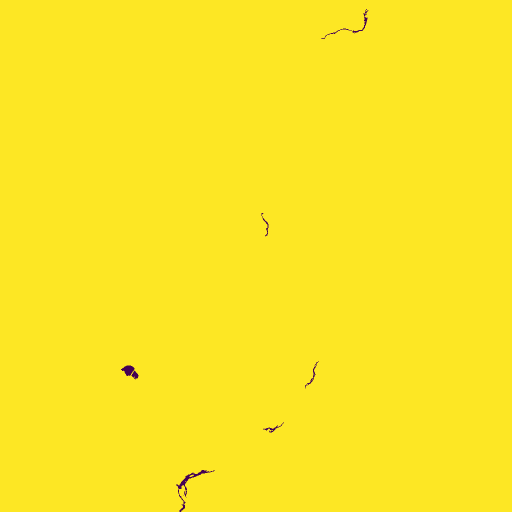
#> input picture NDWI/Cropped/LC08_L2SP_141045_20210516_20210525_02_T1_SR_nir_2048_3668.png, 1024 x 1024 px, found by its file name (shown at 1/2 size); its folder holds only this picture in this run
$ python manual_categorize.py
#> lines starting #> are read from the running program, lines starting #| are printed output that depends on the picture
import os
import cv2

cropped_images_path = "./Cropped"

csv_file = open("./Cropped_Images_Actual.csv", "w")

for image in os.listdir(cropped_images_path):
    if image.endswith(".png"):
        image_path = os.path.join(cropped_images_path, image)
        while(1):
            cv2.imshow("Image", cv2.resize(cv2.imread(image_path), (512, 512)))
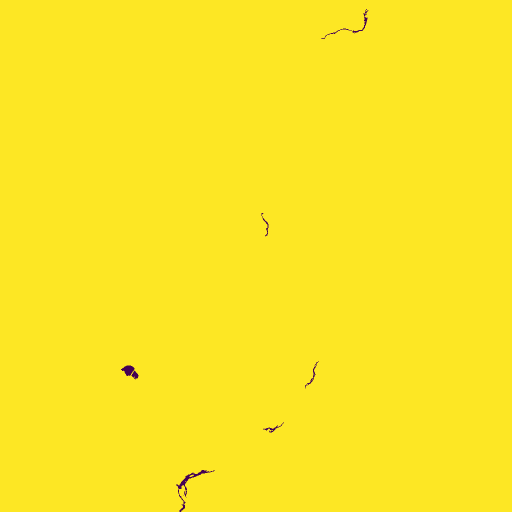
#> window 'Image': shape (512, 512, 3); mean B, G, R 36.1, 230.6, 252.7
            c = cv2.waitKey(0) % 256
#> (key Esc is pressed here)
            if c == ord('r'):
                csv_file.write(image + "," + "river" + "\n")
                cv2.destroyAllWindows()
                break
            elif c == ord('l'):
                csv_file.write(image + "," + "lake" + "\n")
                cv2.destroyAllWindows()
                break
            else:
                print("Invalid input")

csv_file.close()

$ run again, on NDWI/Cropped/LC08_L2SP_141045_20210516_20210525_02_T1_SR_swir1_5120_3144.png
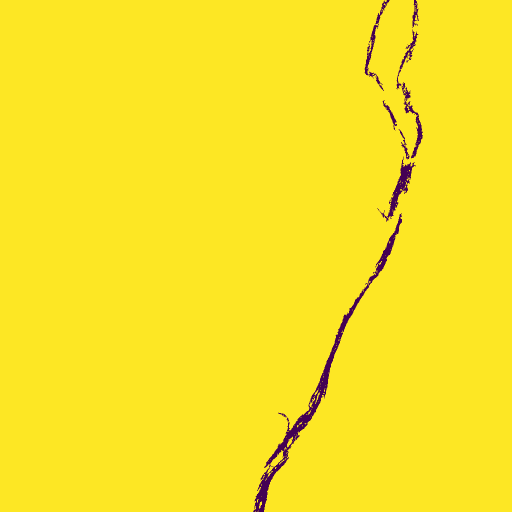
#> input picture NDWI/Cropped/LC08_L2SP_141045_20210516_20210525_02_T1_SR_swir1_5120_3144.png, 1024 x 1024 px, found by its file name (shown at 1/2 size)
#> `cv2.imshow("Image", cv2.resize(cv2.imread(image_path), (512, 512)))`:
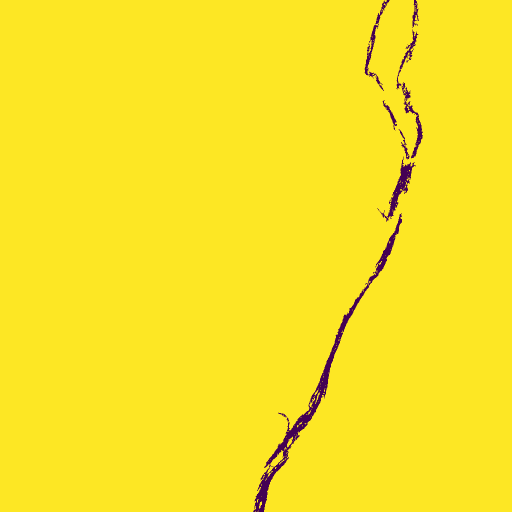
#> window 'Image': shape (512, 512, 3); mean B, G, R 36.7, 227.8, 250.5

$ run again, on NDWI/Cropped/LC08_L2SP_141045_20210516_20210525_02_T1_SR_swir2_3072_0.png
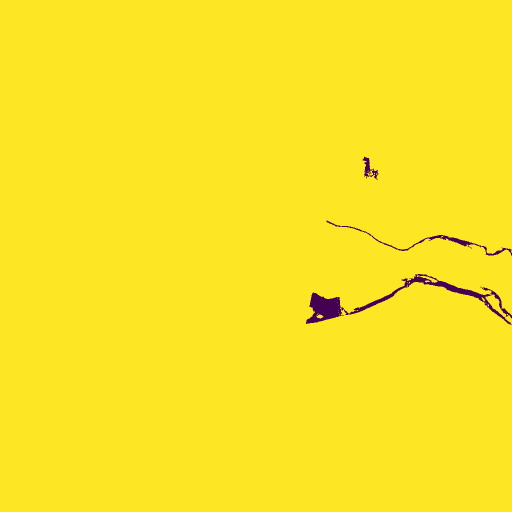
#> input picture NDWI/Cropped/LC08_L2SP_141045_20210516_20210525_02_T1_SR_swir2_3072_0.png, 1024 x 1024 px, found by its file name (shown at 1/2 size)
#> `cv2.imshow("Image", cv2.resize(cv2.imread(image_path), (512, 512)))`:
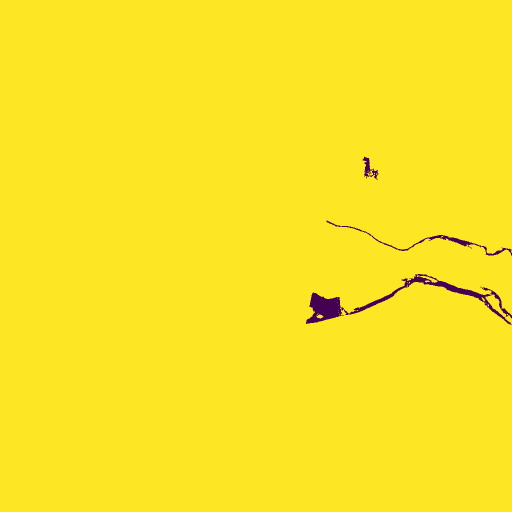
#> window 'Image': shape (512, 512, 3); mean B, G, R 36.4, 229.2, 251.5

$ run again, on NDWI/Cropped/LC08_L2SP_141045_20210516_20210525_02_T1_SR_swir1_1024_1048.png
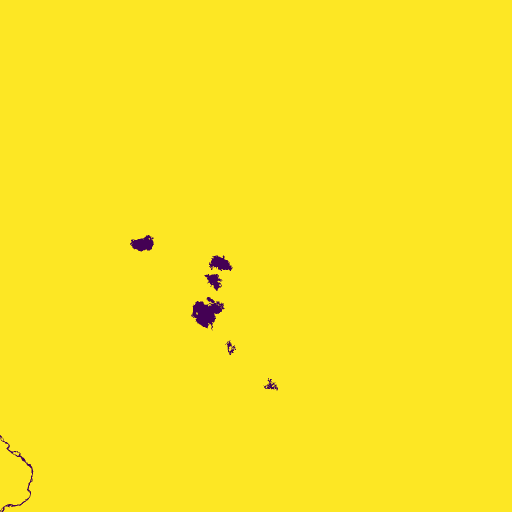
#> input picture NDWI/Cropped/LC08_L2SP_141045_20210516_20210525_02_T1_SR_swir1_1024_1048.png, 1024 x 1024 px, found by its file name (shown at 1/2 size)
#> `cv2.imshow("Image", cv2.resize(cv2.imread(image_path), (512, 512)))`:
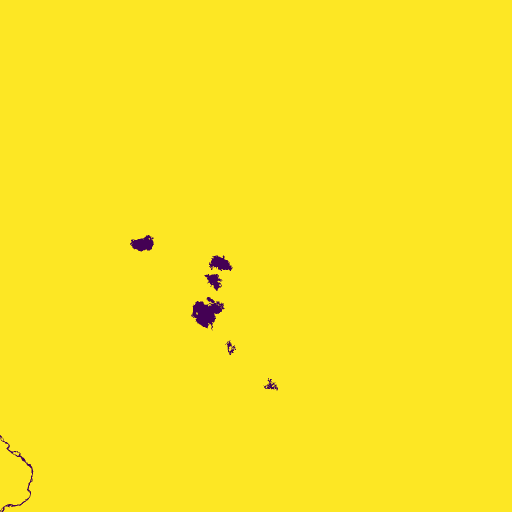
#> window 'Image': shape (512, 512, 3); mean B, G, R 36.3, 229.7, 252
